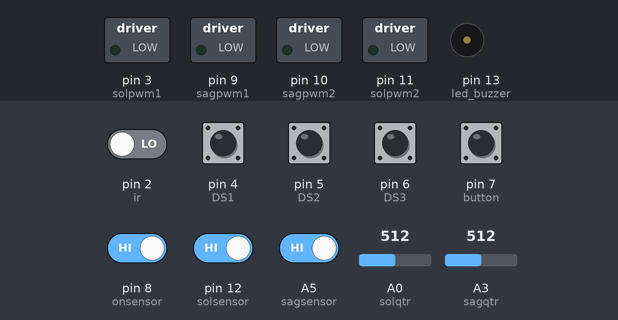
Simulated run of this sketch. Board: Arduino Uno, built with avr-gcc and run on an emulated ATmega328P. Parts: switched loads named in the sketch (green lamp = pin HIGH), buzzer (waves = sounding). Dashed ring = blinking. The test bench sets the inputs (shaded band); at power-on: A5 (sagsensor), pin 4 (DS1), pin 5 (DS2), pin 6 (DS3), pin 7 (button), pin 8 (onsensor), pin 12 (solsensor) HIGH, pin 2 (ir) LOW, A0 (solqtr) = 512, A3 (sagqtr) = 512. Pins used as bus, display or sensor lines are not drawn.

Above: at 1.5 s.
1.6 s: pin 7 (button) pulled LOW for 0.15 s
At 1.7 s:
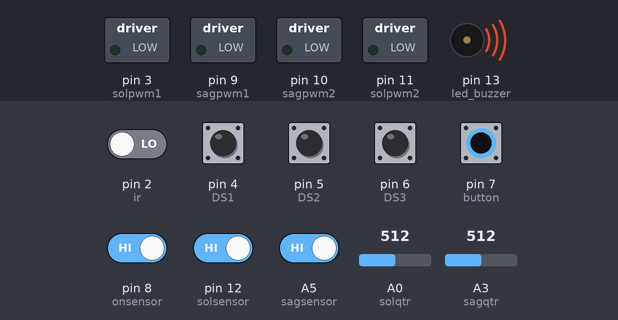
4.7 s: A0 (solqtr) set to 594
7.6 s: A0 (solqtr) set to 618
At 7.67 s:
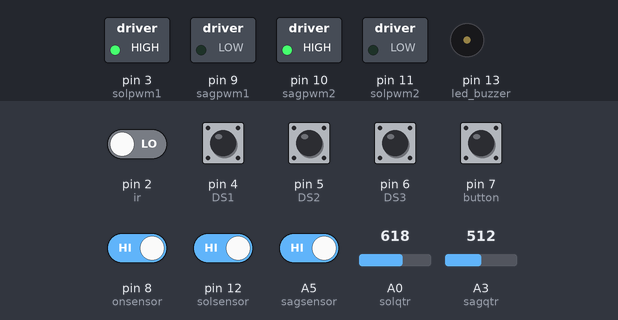
10.6 s: A3 (sagqtr) set to 582
13.6 s: A3 (sagqtr) set to 618
At 13.6 s:
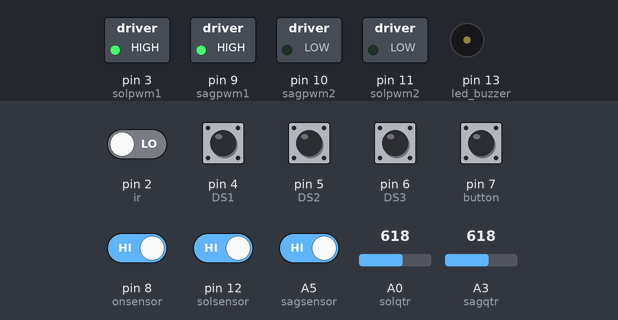
15.1 s: pin 8 (onsensor) driven LOW
At 16.4 s:
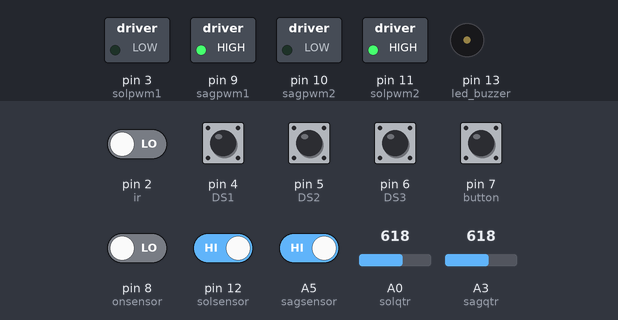
Timing chart, 0 to 17.6 s (numbered marks = the images above; inputs shaded):
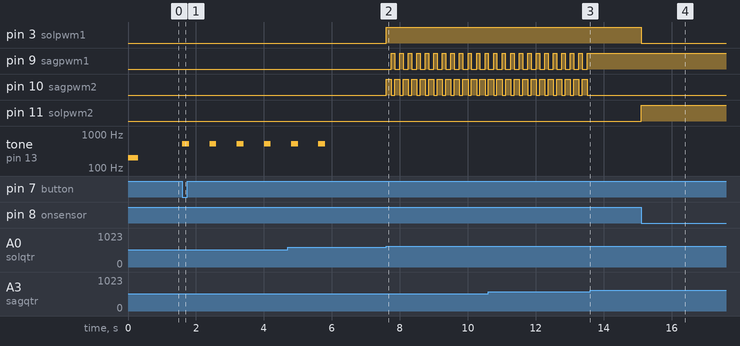

The sketch:

Helon2020.ino
```cpp
#define solpwm1 3
#define solpwm2 11
#define sagpwm1 9
#define sagpwm2 10

#define solqtr A0
#define sagqtr A3
#define solsensor 12
#define onsensor 8
#define sagsensor A5


#define led_buzzer 13
#define button 7
#define ir 2

#define DS1 4
#define DS2 5
#define DS3 6

int qtr = 900;
int irr=0;
int Speed = 20;
int MaxSpeed = 102; // Idle Speed while no sensor giving data.
int LastValue = 5; // Last Value Variable for remembering last Opponent sensor sense.

void setup()
{

  pinMode(solpwm1, OUTPUT);
  pinMode(solpwm2, OUTPUT);
  pinMode(sagpwm1, OUTPUT);
  pinMode(sagpwm2, OUTPUT);

  pinMode(solqtr, INPUT_PULLUP);
  pinMode(sagqtr, INPUT_PULLUP);
  pinMode(solsensor, INPUT_PULLUP);
  pinMode(onsensor, INPUT_PULLUP);
  pinMode(sagsensor, INPUT_PULLUP);


  pinMode(led_buzzer, OUTPUT);
  pinMode(button, INPUT_PULLUP);
  pinMode(ir, INPUT);

  pinMode(DS1, INPUT_PULLUP);
  pinMode(DS2, INPUT_PULLUP);
  pinMode(DS3, INPUT_PULLUP);


  digitalWrite(led_buzzer, LOW);
  digitalWrite(solpwm1, LOW);
  digitalWrite(solpwm2, LOW);
  digitalWrite(sagpwm1, LOW);
  digitalWrite(sagpwm2, LOW);

//Serial.begin(9600);
  tone(led_buzzer, 200, 350);
  delay(300);
  noTone(led_buzzer);

  tone(led_buzzer, 300, 200);
  tone(led_buzzer, 4000, 500);
  noTone(led_buzzer);

}


void loop() {


Wait:


  if (digitalRead(solsensor) == LOW || digitalRead(onsensor) == LOW || digitalRead(sagsensor) == LOW) {
    digitalWrite(led_buzzer, HIGH);
  } else {
    digitalWrite(led_buzzer, LOW);
  }


   if (digitalRead(ir)==1) {
    irr=1;

    /*for (int i = 0; i < 6; i++) {
      Set_Motor(0, 0, 1);
      tone(led_buzzer, 523, 200);
      delay(200);
      noTone(led_buzzer);
      delay(600);
    }*/

    if (digitalRead(DS1) == 0 && digitalRead(DS2) == 1 && digitalRead(DS3) == 1) {
      //Serial.print("sola dön");
      Set_Motor(-100, 100, 120);
      Set_Motor(80, 80, 20);
      LastValue = 7 ;
    }

    else if (digitalRead(DS1) == 0 && digitalRead(DS2) == 0 && digitalRead(DS3) == 1) {
     // Serial.print("sola açı");
      Set_Motor(40, 80, 120);
      LastValue = 7;
    }

    else if (digitalRead(DS1) == 1 && digitalRead(DS2) == 1 && digitalRead(DS3) == 0) {
     // Serial.print("Sag");
      Set_Motor(100, -100, 120);
      Set_Motor(80, 80, 20);
      LastValue = 3;
    }
    else if (digitalRead(DS1) == 1 && digitalRead(DS2) == 0 && digitalRead(DS3) == 0) {
      //Serial.print("saga açı");
      Set_Motor(80, 40, 120);

      LastValue = 3;
    }
     else if (digitalRead(DS1) == 0 && digitalRead(DS2) == 0 && digitalRead(DS3) == 0) {
      //Serial.print("saga açı");
      Set_Motor(40, 40, 100);

      LastValue = 3;
    }


    noTone(led_buzzer);
   goto Start;
  }


  if (digitalRead(button) == 0) {

    for (int i = 0; i < 6; i++) {
      Set_Motor(0, 0, 1);
      tone(led_buzzer, 523, 200);
      delay(200);
      noTone(led_buzzer);
      delay(600);
    }

    if (digitalRead(DS1) == 0 && digitalRead(DS2) == 1 && digitalRead(DS3) == 1) {
      //Serial.print("sola dön");
      Set_Motor(-100, 100, 120);
      Set_Motor(80, 80, 20);
      LastValue = 7 ;
    }

    else if (digitalRead(DS1) == 0 && digitalRead(DS2) == 0 && digitalRead(DS3) == 1) {
     // Serial.print("sola açı");
      Set_Motor(40, 80, 170);
      LastValue = 7;
    }

    else if (digitalRead(DS1) == 1 && digitalRead(DS2) == 1 && digitalRead(DS3) == 0) {
     // Serial.print("Sag");
      Set_Motor(100, -100, 120);
      Set_Motor(80, 80, 20);
      LastValue = 3;
    }
    else if (digitalRead(DS1) == 1 && digitalRead(DS2) == 0 && digitalRead(DS3) == 0) {
      //Serial.print("saga açı");
      Set_Motor(80, 40, 170);

      LastValue = 3;
    }
         else if (digitalRead(DS1) == 0 && digitalRead(DS2) == 0 && digitalRead(DS3) == 0) {
      //Serial.print("saga açı");
      Set_Motor(40, 40, 100);

      LastValue = 3;
    }


    noTone(led_buzzer);
    goto Start;
  }

goto Wait;


Start:

if (digitalRead(ir)==0 && irr==1) {
  Set_Motor(0, 0, 1);
  irr=0;
  goto Wait;

 }


if (analogRead(solqtr)>600 && analogRead(sagqtr)>600 ){


if (digitalRead(onsensor) == LOW) {
   Set_Motor(MaxSpeed, MaxSpeed, 1);
   digitalWrite(led_buzzer, HIGH);
  } else if (digitalRead(solsensor) == LOW) {
    Set_Motor(-102, 102, 1);
    digitalWrite(led_buzzer, HIGH);
    LastValue = 7;
  } else if (digitalRead(sagsensor) == LOW) {

    Set_Motor(102, -102, 1);
    digitalWrite(led_buzzer, HIGH);
    LastValue = 3;
  } else
  {

      digitalWrite(led_buzzer, LOW);

    if (LastValue == 7) {
    Set_Motor(-102, 102, 2);
    } else  // Left Turning Based on SPD (A7) Trimpot

    if (LastValue == 3) {
    Set_Motor(102, -102, 2); // Right Turning Based on SPD (A7) Trimpot
    }

    }

}else

if (analogRead(solqtr)<600 && analogRead(sagqtr)>600 ){
  Set_Motor(-102, -102, 150);
  Set_Motor(102, -102, 100);
  //LastValue=3;
   digitalWrite(led_buzzer, LOW);
}else

if (analogRead(solqtr)>600 && analogRead(sagqtr)<600 ){
  Set_Motor(-102, -102, 150);
  Set_Motor(-102, 102, 100);
 // LastValue=7;
   digitalWrite(led_buzzer, LOW);
}else

if (analogRead(solqtr)<600 && analogRead(sagqtr)<600 ){
if (LastValue==3){
    Set_Motor(-102, -102, 150);
  Set_Motor(102, -102, 100);
  //LastValue=3;
   digitalWrite(led_buzzer, LOW);
}else

if (LastValue==7){
    Set_Motor(-102, -102, 150);
  Set_Motor(-102, 102, 100);
  //LastValue=7;
   digitalWrite(led_buzzer, LOW);
}


}


  goto Start;
}


void Set_Motor (float Lval, float Rval, int timex) {
  Lval = Lval * 2.5;
  Rval = Rval * 2.5;

  if (Lval >= 0) {
    digitalWrite(solpwm1,LOW );
    analogWrite(solpwm2,Lval );
  } else {
    Lval= abs(Lval);
    analogWrite(solpwm1,Lval);
    digitalWrite(solpwm2, LOW );
  }

  if (Rval >= 0) {
    analogWrite(sagpwm1, Rval);
    digitalWrite(sagpwm2, LOW);
  } else {
    Rval= abs(Rval);
    digitalWrite(sagpwm1, LOW);
    analogWrite(sagpwm2, Rval);
  }
  delay(timex);
}
```

Measured:
- the behaviour switches between 600 and 601 on A0 (solqtr) (found by bisection; images 1 and 2)
- the behaviour switches between 599 and 600 on A3 (sagqtr) (found by bisection; images 2 and 3)
- after the input at 1.6 s, tone on pin 13 (led_buzzer): alternates 523 Hz for 0.20 s and silent for 0.60 s, starting at once
- after the input at 7.6 s, pin 3 (solpwm1): LOW → HIGH at once; pin 9 (sagpwm1): alternates HIGH for 0.10 s and LOW for 0.15 s, starting after 0.15 s; pin 10 (sagpwm2): alternates HIGH for 0.15 s and LOW for 0.10 s, starting at once
- after the input at 13.6 s, pin 9 (sagpwm1): stops changing and stays HIGH; pin 10 (sagpwm2): stops changing and stays LOW
- after the input at 15.1 s, pin 3 (solpwm1): HIGH → LOW at once; pin 11 (solpwm2): LOW → HIGH at once
